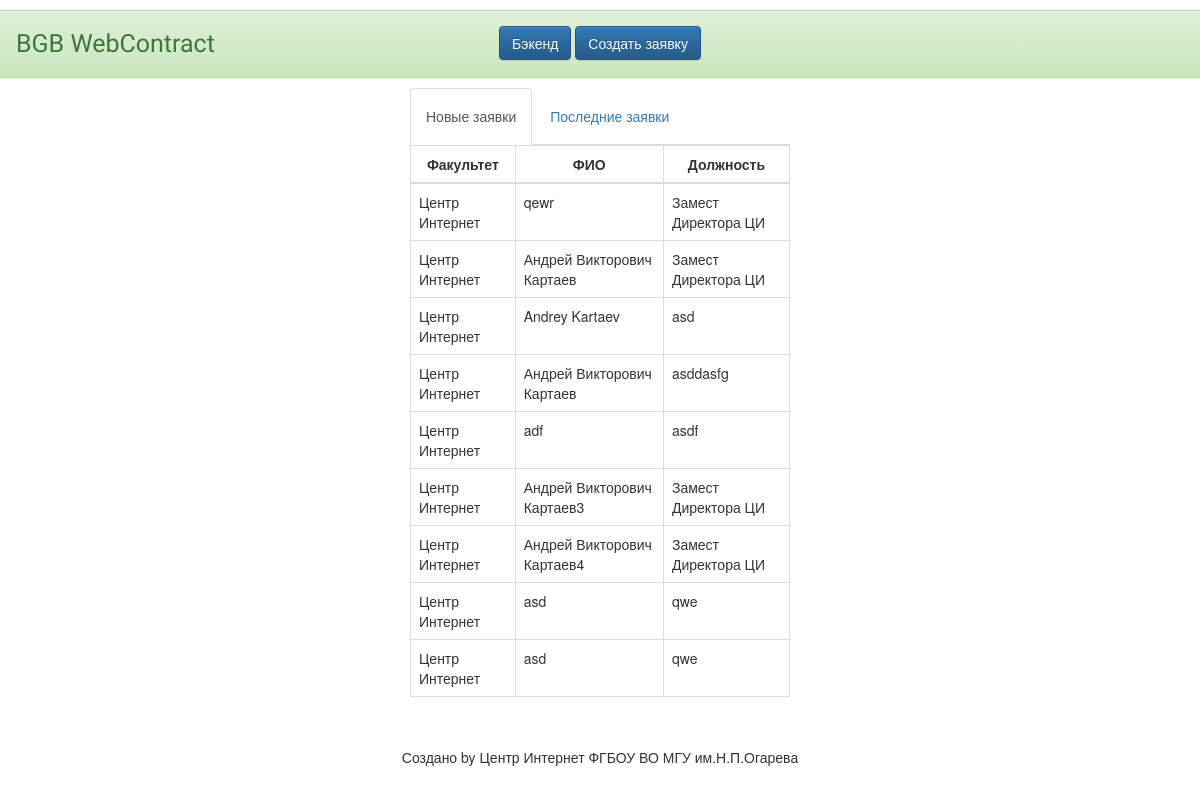
Before: /bgb_webcontract/backend/ with the older database file.
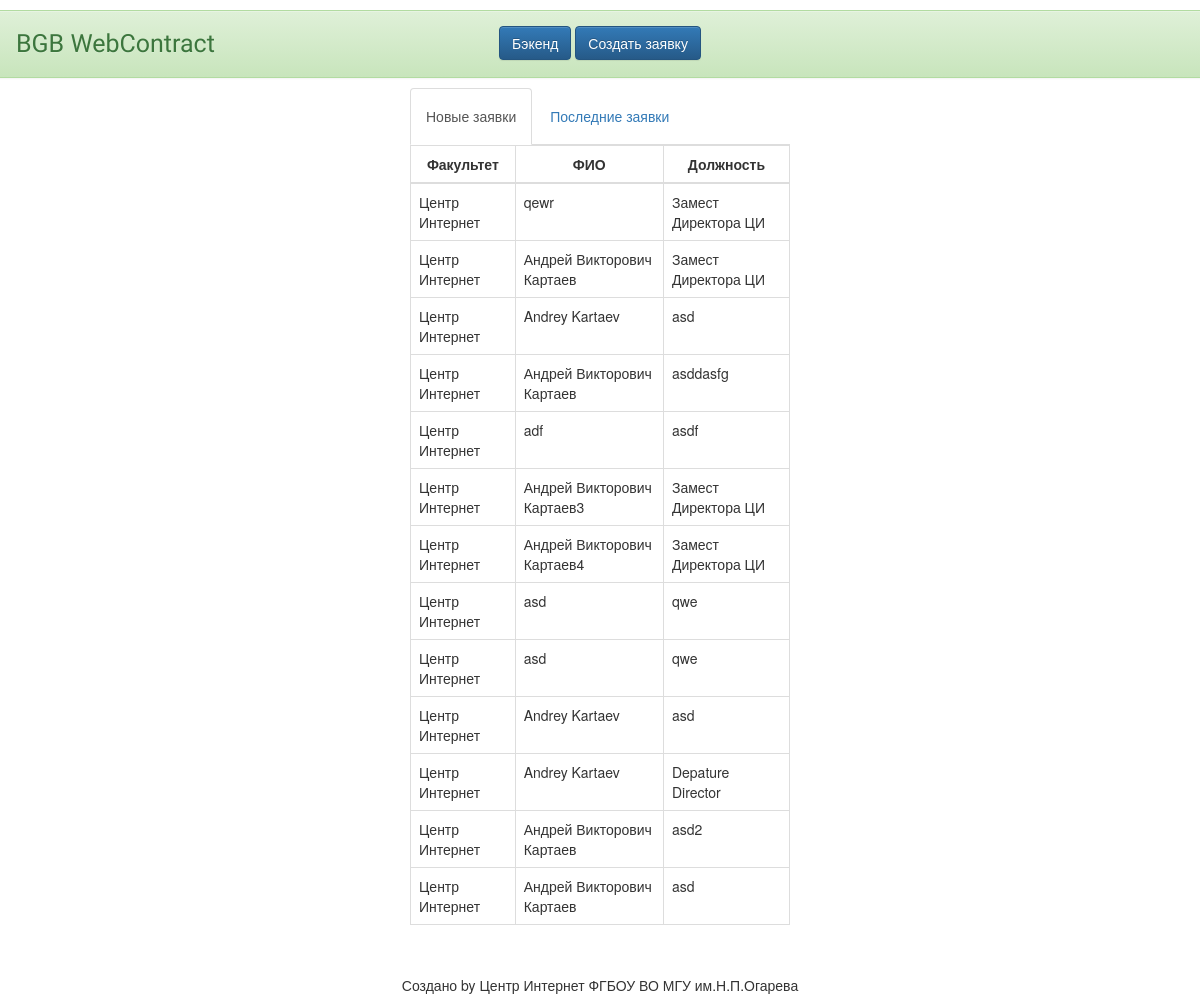
After: the same page with the newer database file.
### bgb_webcontract/models.py (models this page shows, shortened)
class Request(models.Model):
    it_manager_fullname = models.CharField(max_length=200, verbose_name='ФИО заявителя полностью')
    it_manager_email = models.EmailField(verbose_name='Email заявителя')
    it_manager_position = models.CharField(max_length=200, verbose_name='Должность заявителя')
    created_date = models.DateTimeField(auto_now=True)
    accepted = models.BooleanField(default=False)
    rejection_reason = models.CharField(max_length=200, blank=True, default='Заявка не обработана')
    department_id = models.ForeignKey(Department, on_delete=models.CASCADE,
                                      verbose_name='Факультет/Подразделение')
    def __str__(self):
        return ' '.join([str(self.department_id), self.it_manager_fullname,])

class Department(models.Model):
    id = models.IntegerField(primary_key=True)
    name = models.CharField(max_length=200, verbose_name='Факультет/Подразделение')
    def __str__(self):
        return self.name

### bgb_webcontract/views.py (the view)
def backend_view(request):
    new_request_list = Request.objects.filter(accepted=False).order_by('created_date')
    latest_request_list = Request.objects.filter(accepted=True).order_by('created_date')
    print(new_request_list)
    return render(request, 'bgb_webcontract/backend.html',
                  {'new_request_list': new_request_list,
                   'latest_request_list': latest_request_list})

### templates/bgb_webcontract/backend.html (shortened to what this page needs)
{% extends "bgb_webcontract/backend_base.html" %}
{% block content %}
    <div class="new_requests row">
        <div class="col-md-4">
        </div>
        <div class="col-md-4">
        <ul class="nav nav-tabs" role="tablist">
            <li role="presentation" class="active"><a href="#new" aria-controls="new" role="tab" data-toggle="tab"><h5>Новые заявки</h5></a></li>
            <li role="presentation"><a href="#last" aria-controls="last" role="tab" data-toggle="tab"><h5>Последние заявки</h5></a></li>
        </ul>
 	<div class="tab-content">
        <div role="tabpanel" class="tab-pane active" id="new">
            <table class="table table-bordered table-hover">
                <thead>
                    <th style="text-align: center;">Факультет</th>
                    <th style="text-align: center;">ФИО</th>
                    <th style="text-align: center;">Должность</th>
                </thead>
                <tbody>
                    {% if new_request_list %}
                        {% for request in new_request_list %}
                            <tr data-href="{% url 'bgb_webcontract:request_detail_backend' request.id %}" style="cursor: pointer;">
                                <td>{{ request.department_id}}</td>
                                <td>{{ request.it_manager_fullname}}</td>
                                <td>{{ request.it_manager_position}}</td>
                            </tr>
                        {% endfor %}
                    {% else %}
                        <tr><td colspan="3" style="text-align: center;">Нет новых заявок</td></tr>
                    {% endif %}
                </tbody>
            </table>
        </div>
	</div>
	</div>
        <div class="col-md-4">
        </div>
    </div>
{% endblock %}

Changed rows visible on the page:
added Request: department_id "Центр Интернет", it_manager_fullname "Andrey Kartaev", it_manager_position "asd"
added Request: department_id "Центр Интернет", it_manager_fullname "Andrey Kartaev", it_manager_position "Depature Director"
added Request: department_id "Центр Интернет", it_manager_fullname "Андрей Викторович Картаев", it_manager_position "asd2"
added Request: department_id "Центр Интернет", it_manager_fullname "Андрей Викторович Картаев", it_manager_position "asd"
